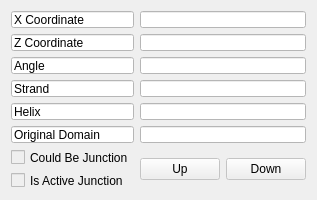
<?xml version="1.0" encoding="UTF-8"?>
<ui version="4.0">
 <class>Dialog</class>
 <widget class="QDialog" name="Dialog">
  <property name="geometry">
   <rect>
    <x>0</x>
    <y>0</y>
    <width>241</width>
    <height>200</height>
   </rect>
  </property>
  <property name="minimumSize">
   <size>
    <width>0</width>
    <height>200</height>
   </size>
  </property>
  <property name="maximumSize">
   <size>
    <width>241</width>
    <height>200</height>
   </size>
  </property>
  <property name="windowTitle">
   <string>NEMid Information</string>
  </property>
  <layout class="QGridLayout" name="gridLayout">
   <item row="7" column="0">
    <widget class="QCheckBox" name="junction">
     <property name="enabled">
      <bool>false</bool>
     </property>
     <property name="styleSheet">
      <string notr="true">QCheckBox::disabled{
                            color: rgb(0, 0, 0)
                            }
                        </string>
     </property>
     <property name="text">
      <string>Is Active Junction</string>
     </property>
     <property name="checkable">
      <bool>true</bool>
     </property>
    </widget>
   </item>
   <item row="6" column="0">
    <widget class="QCheckBox" name="junctable">
     <property name="enabled">
      <bool>false</bool>
     </property>
     <property name="styleSheet">
      <string notr="true">QCheckBox::disabled{
                            color: rgb(0, 0, 0)
                            }
                        </string>
     </property>
     <property name="text">
      <string>Could Be Junction</string>
     </property>
     <property name="checkable">
      <bool>true</bool>
     </property>
    </widget>
   </item>
   <item row="3" column="2">
    <widget class="QLineEdit" name="strand">
     <property name="enabled">
      <bool>false</bool>
     </property>
     <property name="styleSheet">
      <string notr="true">QLineEdit::disabled{
                            color: rgb(0, 0, 0);
                            background: rgb(255, 255, 255)
                            }
                        </string>
     </property>
     <property name="readOnly">
      <bool>true</bool>
     </property>
    </widget>
   </item>
   <item row="5" column="2">
    <widget class="QLineEdit" name="original_domain">
     <property name="enabled">
      <bool>false</bool>
     </property>
     <property name="styleSheet">
      <string notr="true">QLineEdit::disabled{
                            color: rgb(0, 0, 0);
                            background: rgb(255, 255, 255)
                            }
                        </string>
     </property>
     <property name="readOnly">
      <bool>true</bool>
     </property>
    </widget>
   </item>
   <item row="5" column="0">
    <widget class="QLineEdit" name="lineEdit_4">
     <property name="enabled">
      <bool>false</bool>
     </property>
     <property name="styleSheet">
      <string notr="true">QLineEdit::disabled{
                            color: rgb(0, 0, 0);
                            background: rgb(255, 255, 255)
                            }
                        </string>
     </property>
     <property name="text">
      <string>Original Domain</string>
     </property>
     <property name="readOnly">
      <bool>true</bool>
     </property>
    </widget>
   </item>
   <item row="0" column="0">
    <widget class="QLineEdit" name="lineEdit_2">
     <property name="enabled">
      <bool>false</bool>
     </property>
     <property name="styleSheet">
      <string notr="true">QLineEdit::disabled{
                            color: rgb(0, 0, 0);
                            background: rgb(255, 255, 255)
                            }
                        </string>
     </property>
     <property name="text">
      <string>X Coordinate</string>
     </property>
     <property name="readOnly">
      <bool>true</bool>
     </property>
    </widget>
   </item>
   <item row="1" column="0">
    <widget class="QLineEdit" name="lineEdit_3">
     <property name="enabled">
      <bool>false</bool>
     </property>
     <property name="styleSheet">
      <string notr="true">QLineEdit::disabled{
                            color: rgb(0, 0, 0);
                            background: rgb(255, 255, 255)
                            }
                        </string>
     </property>
     <property name="text">
      <string>Z Coordinate</string>
     </property>
     <property name="readOnly">
      <bool>true</bool>
     </property>
    </widget>
   </item>
   <item row="3" column="0">
    <widget class="QLineEdit" name="lineEdit_5">
     <property name="enabled">
      <bool>false</bool>
     </property>
     <property name="styleSheet">
      <string notr="true">QLineEdit::disabled{
                            color: rgb(0, 0, 0);
                            background: rgb(255, 255, 255)
                            }
                        </string>
     </property>
     <property name="text">
      <string>Strand</string>
     </property>
     <property name="readOnly">
      <bool>true</bool>
     </property>
    </widget>
   </item>
   <item row="1" column="2">
    <widget class="QLineEdit" name="z_coordinate">
     <property name="enabled">
      <bool>false</bool>
     </property>
     <property name="styleSheet">
      <string notr="true">QLineEdit::disabled{
                            color: rgb(0, 0, 0);
                            background: rgb(255, 255, 255)
                            }
                        </string>
     </property>
     <property name="readOnly">
      <bool>true</bool>
     </property>
    </widget>
   </item>
   <item row="2" column="2">
    <widget class="QLineEdit" name="angle">
     <property name="enabled">
      <bool>false</bool>
     </property>
     <property name="styleSheet">
      <string notr="true">QLineEdit::disabled{
                            color: rgb(0, 0, 0);
                            background: rgb(255, 255, 255)
                            }
                        </string>
     </property>
     <property name="readOnly">
      <bool>true</bool>
     </property>
    </widget>
   </item>
   <item row="2" column="0">
    <widget class="QLineEdit" name="lineEdit">
     <property name="enabled">
      <bool>false</bool>
     </property>
     <property name="styleSheet">
      <string notr="true">QLineEdit::disabled{
                            color: rgb(0, 0, 0);
                            background: rgb(255, 255, 255)
                            }
                        </string>
     </property>
     <property name="text">
      <string>Angle</string>
     </property>
     <property name="readOnly">
      <bool>true</bool>
     </property>
    </widget>
   </item>
   <item row="0" column="2">
    <widget class="QLineEdit" name="x_coordinate">
     <property name="enabled">
      <bool>false</bool>
     </property>
     <property name="styleSheet">
      <string notr="true">QLineEdit::disabled{
                            color: rgb(0, 0, 0);
                            background: rgb(255, 255, 255)
                            }
                        </string>
     </property>
     <property name="readOnly">
      <bool>true</bool>
     </property>
    </widget>
   </item>
   <item row="6" column="2" rowspan="2">
    <layout class="QHBoxLayout" name="horizontalLayout">
     <item>
      <widget class="QPushButton" name="up">
       <property name="enabled">
        <bool>false</bool>
       </property>
       <property name="styleSheet">
        <string notr="true">QPushButton::disabled{
                                    color: rgb(0, 0, 0)
                                    }
                                </string>
       </property>
       <property name="text">
        <string>Up</string>
       </property>
       <property name="checkable">
        <bool>true</bool>
       </property>
      </widget>
     </item>
     <item>
      <widget class="QPushButton" name="down">
       <property name="enabled">
        <bool>false</bool>
       </property>
       <property name="styleSheet">
        <string notr="true">QPushButton::disabled{
                                    color: rgb(0, 0, 0)
                                    }
                                </string>
       </property>
       <property name="text">
        <string>Down</string>
       </property>
       <property name="checkable">
        <bool>true</bool>
       </property>
      </widget>
     </item>
    </layout>
   </item>
   <item row="4" column="0">
    <widget class="QLineEdit" name="lineEdit_6">
     <property name="enabled">
      <bool>false</bool>
     </property>
     <property name="styleSheet">
      <string notr="true">QLineEdit::disabled{
                            color: rgb(0, 0, 0);
                            background: rgb(255, 255, 255)
                            }
                        </string>
     </property>
     <property name="text">
      <string>Helix</string>
     </property>
    </widget>
   </item>
   <item row="4" column="2">
    <widget class="QLineEdit" name="helix">
     <property name="enabled">
      <bool>false</bool>
     </property>
     <property name="styleSheet">
      <string notr="true">QLineEdit::disabled{
                            color: rgb(0, 0, 0);
                            background: rgb(255, 255, 255)
                            }
                        </string>
     </property>
    </widget>
   </item>
  </layout>
 </widget>
 <resources/>
 <connections/>
</ui>
